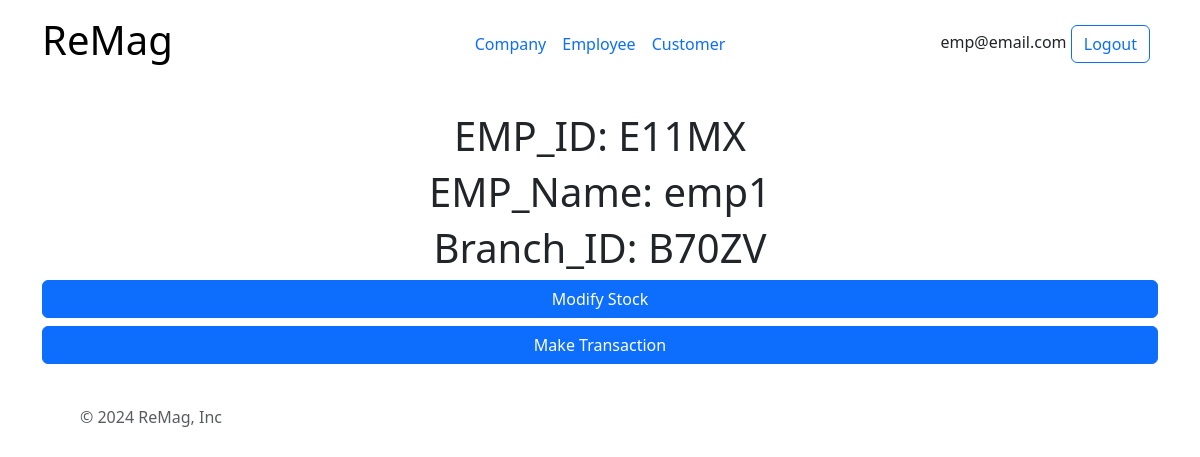
Screenshot of /emp-page (signed in) with the database file from the repository.
### all/models.py (models this page shows, shortened)
class Employee(models.Model):
    emp_id=models.CharField(primary_key=True,max_length=5)
    b_id=models.ForeignKey(Branch,on_delete=models.CASCADE)
    emp_name=models.CharField(max_length=40,null=False)
    emp_phone_no=models.IntegerField(null=False)
    department=models.CharField(max_length=30)
    dob=models.DateField(null=False)
    salary=models.IntegerField(null=False)
    emp_email=models.CharField(null=False,max_length=30)
    emp_password=models.CharField(null=False,max_length=200)

class Branch(models.Model):
    b_id=models.CharField(primary_key=True,max_length=5)
    company=models.ForeignKey(Company, on_delete=models.CASCADE)
    b_address=models.CharField(null=False,max_length=200)
    b_phone_no=models.IntegerField(null=False)

### all/views.py (the view)
# urls.py: path("emp-page", views.emp_page, name="emp-page"),
def emp_page(request):
    context={}
    if 'emp' in request.session:
        user = Employee.objects.filter(emp_id=request.session['emp'])
        if len(user)>0:
            context['email']=request.session['email']
            context['emp']=user[0]
            context['branch']=user[0].b_id
            request.session.pop('t_id',None)
            request.session.pop('trx_items',None)
            request.session.modified=True
            return render(request,"all/employee-page.html",context=context)
    return redirect("/loginemp")

### all/templates/all/employee-page.html (shortened to what this page needs)
{% extends "all/base.html" %}
{% block content %}
<h3>EMP_ID: {{emp.emp_id}}</h3>
<h3>EMP_Name: {{emp.emp_name}}</h3>
<h3>Branch_ID: {{branch.b_id}}</h3>
<div class="d-grid gap-2">
    <button class="btn btn-primary" type="button" onclick="location.href = '/modify-stock-emp';">Modify Stock</button>
    <button class="btn btn-primary" type="button" onclick="location.href = '/transaction';">Make Transaction</button>
  </div>
{% endblock %}

### all/templates/all/base.html (shortened to what this page needs)
{% load static %}
<!DOCTYPE html>
<head>
    <link href="https://cdn.jsdelivr.net/npm/bootstrap@5.3.3/dist/css/bootstrap.min.css" rel="stylesheet">
    <link href="{% static 'all/styles/styles1.css' %}" rel="stylesheet">
</head>
<body>
   <div class="container">
    <header class="d-flex flex-wrap align-items-center justify-content-center justify-content-md-between py-3 mb-4">
      <div class="col-md-3 mb-2 mb-md-0">
        <a href="/" class="d-inline-flex link-body-emphasis text-decoration-none">
            <h3>ReMag</h3>
        </a>
      </div>
      <ul class="nav col-12 col-md-auto mb-2 justify-content-center mb-md-0">
        <li><a href="/logincompany" class="nav-link px-2">Company</a></li>
        <li><a href="/loginemp" class="nav-link px-2">Employee</a></li>
        <li><a href="/logincus" class="nav-link px-2">Customer</a></li>
      </ul>
      {% if email %}
      <div class="col-md-3 text-end">
        {{email}}
        <button type="button" class="btn btn-outline-primary me-2" onclick="location.href = '/logout';">Logout</button>
      </div>
      {% endif %}
    </header>
  </div>
  <div class="container">
    {% block content %}
    {% endblock %}
  </div>
  <div class="container">
    <footer class="d-flex flex-wrap justify-content-between align-items-center py-3 my-4">
      <div class="col-md-4 d-flex align-items-center">
        <a href="/" class="mb-3 me-2 mb-md-0 text-body-secondary text-decoration-none lh-1">
          <svg class="bi" width="30" height="24"><use xlink:href="#bootstrap"></use></svg>
        </a>
        <span class="mb-3 mb-md-0 text-body-secondary">© 2024 ReMag, Inc</span>
      </div>
      <ul class="nav col-md-4 justify-content-end list-unstyled d-flex">
        <li class="ms-3"><a class="text-body-secondary" href="#"><svg class="bi" width="24" height="24"><use xlink:href="#twitter"></use></svg></a></li>
        <li class="ms-3"><a class="text-body-secondary" href="#"><svg class="bi" width="24" height="24"><use xlink:href="#instagram"></use></svg></a></li>
        <li class="ms-3"><a class="text-body-secondary" href="#"><svg class="bi" width="24" height="24"><use xlink:href="#facebook"></use></svg></a></li>
      </ul>
    </footer>
  </div>
</body>

### all/static/all/styles/styles1.css (style rules this page uses)
h1,h2,h3 { text-align: center; font-size: 40px; }

### rows the page displays
Employee: emp_email "emp@email.com", emp_id "E11MX", emp_name "emp1"
Branch: b_id "B70ZV"
